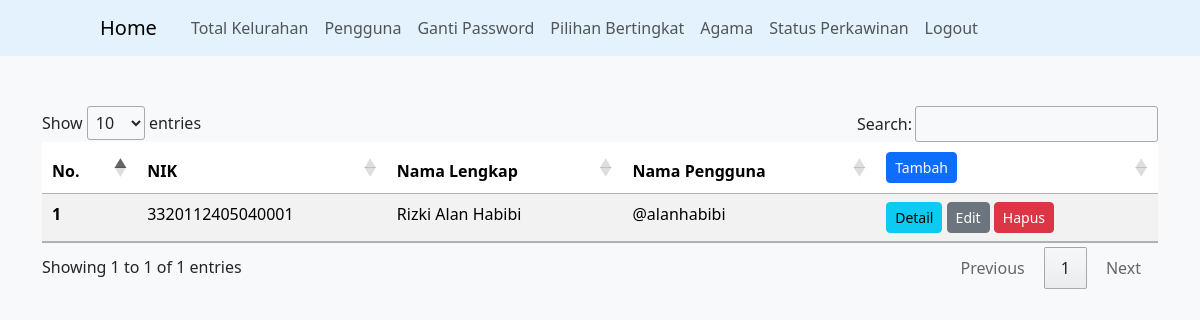
/user.php (signed in), run on the app's committed database.
### tables this page shows
CREATE TABLE `user` (
  `user_id` int(11) NOT NULL,
  `user_fullname` varchar(100) NOT NULL,
  `user_name` varchar(50) NOT NULL,
  `user_password` longtext NOT NULL,
  `citizen_id` varchar(16) DEFAULT NULL,
  `birth_place` varchar(100) DEFAULT NULL,
  `birth_date` date DEFAULT NULL,
  `gender` enum('Laki-Laki','Perempuan') DEFAULT NULL,
  `blood_type` enum('A','B','AB','O') DEFAULT NULL,
  `address` text DEFAULT NULL,
  `village_id` char(13) DEFAULT NULL,
  `religion_id` int(11) DEFAULT NULL,
  `marital_id` int(11) DEFAULT NULL,
  `job_title` varchar(100) DEFAULT NULL,
  `citizen_type` enum('WNI','WNA') DEFAULT NULL,
  `issued_date` date DEFAULT NULL
);

### user.php (the view, shortened to what this page needs)
<!DOCTYPE html>
<html lang="en">
<head>
    <link href="https://cdn.jsdelivr.net/npm/bootstrap@5.3.2/dist/css/bootstrap.min.css" rel="stylesheet">
    <link href="https://cdn.datatables.net/1.13.7/css/jquery.dataTables.css" rel="stylesheet" />
</head>
<body>
    <?php include 'menu.php'; ?>
    <div class="container">
        <table id="myTable" class="table table-striped">
            <thead>
                <tr>
                    <th scope="col">No.</th>
                    <th scope="col">NIK</th>
                    <th scope="col">Nama Lengkap</th>
                    <th scope="col">Nama Pengguna</th>
                    <th scope="col">
                        <a href="add_user.php" class="btn btn-primary btn-sm">Tambah</a>
                    </th>
                </tr>
            </thead>
            <tbody>
                <?php
                include 'config.php';
                $query = "SELECT * FROM `user`;";
                $result = mysqli_query($conn, $query);
                if ($result->num_rows > 0) :
                    $row = mysqli_fetch_all($result);
                    $no = 1;
                    foreach ($row as $r) :
                ?>
                        <tr>
                            <th scope="row"><?= $no++; ?></th>
                            <td><?= $r[4]; ?></td>
                            <td><?= $r[1]; ?></td>
                            <td>@<?= $r[2]; ?></td>
                            <td>
                                <a href="detail_user.php?id=<?= $r[0]; ?>" class="btn btn-info btn-sm">Detail</a>
                                <a href="edit_user.php?id=<?= $r[0]; ?>" class="btn btn-secondary btn-sm">Edit</a>
                                <a href="delete_user.php?id=<?= $r[0]; ?>" class="btn btn-danger btn-sm" onclick="return confirm('Apakah Anda yakin?');">Hapus</a>
                            </td>
                        </tr>
                <?php
                    endforeach;
                endif;
                ?>
            </tbody>
        </table>
    </div>
</body>
</html>

### user.php (style rules this page uses)
body { background-color: #f8f9fa; }
.container { margin-top: 50px; }

### data on the page
user: citizen "3320112405040001", user_fullname "Rizki Alan Habibi", user_name "alanhabibi"
